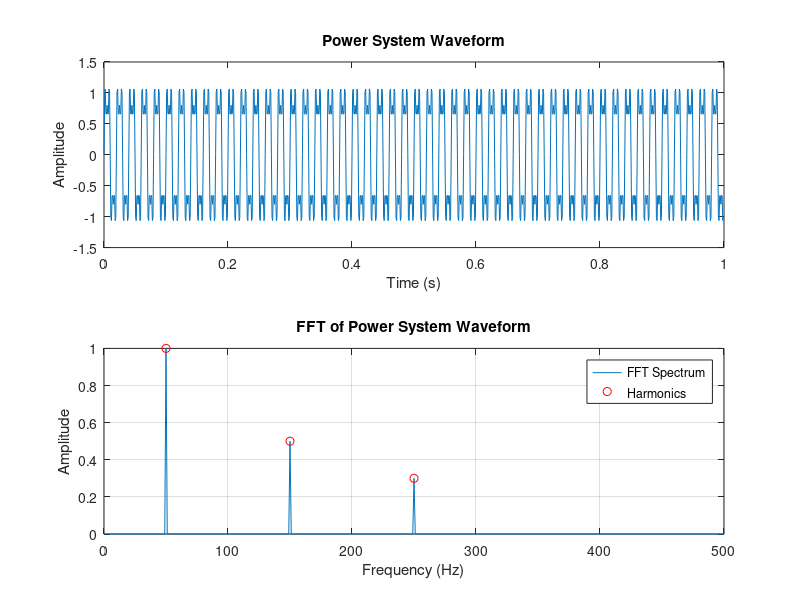
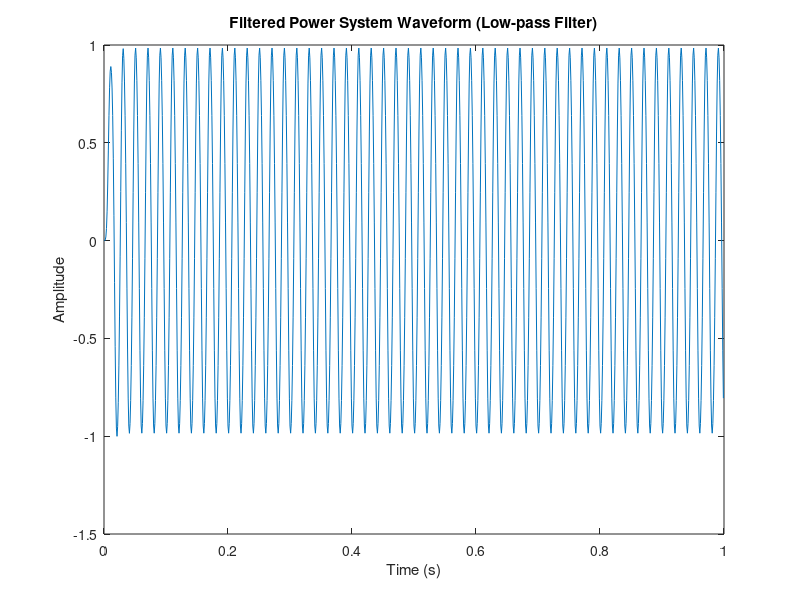

Recreate these plots in MATLAB, in order.
% Harmonic Analysis in Power Systems using FFT
% This code generates a power supply waveform and applies FFT to detect harmonics.

% Sampling parameters
fs = 1000;               % Sampling frequency in Hz
T = 1;                   % Duration of the signal in seconds
t = 0:1/fs:T-1/fs;       % Time vector

% Generate the power system waveform (fundamental + harmonics)
f1 = 50;                 % Fundamental frequency (50 Hz)
f2 = 150;                % Second harmonic (3x the fundamental frequency)
f3 = 250;                % Third harmonic (5x the fundamental frequency)

% Create the signal
signal = 1*sin(2*pi*f1*t) + 0.5*sin(2*pi*f2*t) + 0.3*sin(2*pi*f3*t);

% Plot the original waveform
figure;
subplot(2,1,1);
plot(t, signal);
title('Power System Waveform');
xlabel('Time (s)');
ylabel('Amplitude');

% Apply FFT to the signal
n = length(signal);      % Length of the signal
f = fs*(0:(n/2))/n;      % Frequency vector for plotting
Y = fft(signal);         % Perform the FFT
P2 = abs(Y/n);           % Two-sided spectrum
P1 = P2(1:n/2+1);        % Single-sided spectrum
P1(2:end-1) = 2*P1(2:end-1); % Adjust amplitude for single-sided spectrum

% Plot the FFT result
subplot(2,1,2);
plot(f, P1);
title('FFT of Power System Waveform');
xlabel('Frequency (Hz)');
ylabel('Amplitude');
grid on;

% Highlight the harmonics
hold on;
[~, idx1] = min(abs(f - f1));  % Find index for f1
[~, idx2] = min(abs(f - f2));  % Find index for f2
[~, idx3] = min(abs(f - f3));  % Find index for f3

plot(f(idx1), P1(idx1), 'ro');  % Plot harmonic f1
plot(f(idx2), P1(idx2), 'ro');  % Plot harmonic f2
plot(f(idx3), P1(idx3), 'ro');  % Plot harmonic f3
legend('FFT Spectrum', 'Harmonics');
hold off;

% Filtering techniques to mitigate harmonics (example: low-pass filter)
fc = 100;                % Cutoff frequency for low-pass filter
[b, a] = butter(6, fc/(fs/2), 'low'); % 6th order Butterworth filter
filtered_signal = filter(b, a, signal);

% Plot the filtered signal
figure;
plot(t, filtered_signal);
title('Filtered Power System Waveform (Low-pass Filter)');
xlabel('Time (s)');
ylabel('Amplitude');
